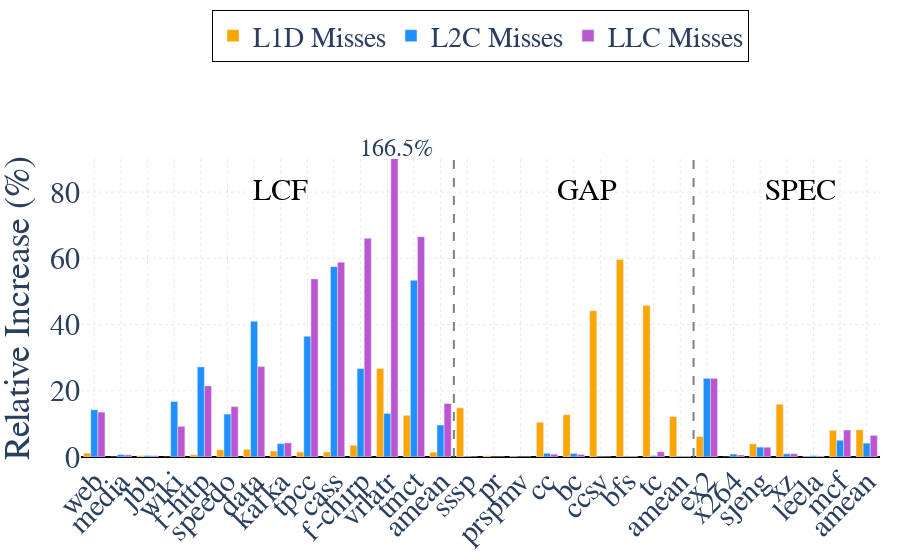

The code cell stored with this chart in its notebook:
### Markdown cell above
### L1D, L2C, LLC Misses

### Code cell
levels = ["L1D", "L2C", "LLC"]
suites = ["lcf", "gaps", "spec"]
misses_diffs_by_level = {level: [] for level in levels}
all_benchmarks = []
suite_labels = []
suite_boundaries = []

x_position = 0

# For each suite, process the data
for suite in suites:
    # Load MPKI data and drop "gmean" from the indices
    mpki = results[f"{suite}_cp_default_df"]["MPKI"]
    benchmarks = list(mpki.index.drop("gmean", errors="ignore"))

    # Sort the benchmarks except 'amean'
    benchmarks_sorted = sorted(benchmarks, key=lambda x: mpki[x], reverse=False)

    # Explicitly move 'amean' to the end
    if "amean" in benchmarks_sorted:
        benchmarks_sorted.remove("amean")
    benchmarks_sorted.append("amean")

    # Label benchmarks, appending the suite prefix
    labeled_benchmarks = [f"{suite.upper()}_{bm}" for bm in benchmarks_sorted]
    all_benchmarks.extend(labeled_benchmarks)

    # For each level, compute misses diffs
    for level in levels:
        cp_misses = results[f"{suite}_cp_default_df"][f"{level}_TOTAL_MISS"]
        wp_misses = results[f"{suite}_wp_default_df"][f"{level}_TOTAL_MISS"]
        diff = ((wp_misses - cp_misses) / cp_misses) * 100
        diff = diff.drop("gmean", errors="ignore")  # Ensure we drop gmean
        misses_diffs_by_level[level].extend(diff[benchmarks_sorted])

    suite_labels.append(
        (
            x_position + len(benchmarks_sorted) / 2,
            suite.upper() if suite != "gaps" else "GAP",
        )
    )
    x_position += len(benchmarks_sorted)
    suite_boundaries.append(x_position - 0.5)

# Plot
fig = go.Figure()

colors = {"L1D": "orange", "L2C": "dodgerblue", "LLC": "mediumorchid"}

for level in levels:
    fig.add_trace(
        go.Bar(
            x=all_benchmarks,
            y=misses_diffs_by_level[level],
            name=f"{level} Misses",
            marker_color=colors[level],
        )
    )

# Suite dividers
for boundary in suite_boundaries[:-1]:
    fig.add_vline(x=boundary, line_width=2, line_dash="dash", line_color="gray")

# Suite labels
for xpos, label in suite_labels:
    fig.add_annotation(
        x=xpos,
        y=0.95,
        text=label,
        showarrow=False,
        xref="x",
        yref="paper",
        font=dict(size=30, color="black"),
    )

all_benchmarks = [
    # LCF
    "web",
    "media",
    "jbb",
    "wiki",
    # "xap",
    "f-http",
    "speedo",
    "data",
    "kafka",
    "tpcc",
    "cass",
    "f-chirp",
    "vrlatr",
    "tmct",
    "LCF_amean",
    # GAP
    "sssp",
    "pr",
    "prspmv",
    "cc",
    "bc",
    "ccsv",
    "bfs",
    "tc",
    "GAPS_amean",
    # SPEC
    "ex2",
    "x264",
    "sjeng",
    "xz",
    "leela",
    "mcf",
    "SPEC_amean",
]

fig.update_layout(
    xaxis=dict(
        tickangle=-45,
        tickmode="array",
        tickvals=list(range(len(all_benchmarks))),
        ticktext=[bm.split("_", 1)[-1] for bm in all_benchmarks],
        showgrid=True,
        gridcolor="lightgray",
        gridwidth=0.5,
        zeroline=True,
        zerolinecolor="black",
        zerolinewidth=2,
        griddash="dot",
    ),
    yaxis=dict(
        title="Relative Increase (%)",
        showgrid=True,
        gridcolor="lightgray",
        gridwidth=0.5,
        zeroline=True,
        zerolinecolor="black",
        zerolinewidth=2,
        griddash="dot",
        range=[0, 90],  # Adjusted range for better visibility
    ),
    barmode="group",
    legend=dict(
        orientation="h",
        # x=0.025,
        # y=0.95,
        # put it at the top center outside the plot
        x=0.5,
        y=1.5,
        xanchor="center",
        yanchor="top",
        bgcolor="rgba(255,255,255,0.8)",
        bordercolor="black",
        borderwidth=1,
        font=dict(size=28),
    ),
    plot_bgcolor="white",
    margin=dict(l=20, r=20, t=10, b=20),
    font=dict(family="Arial, sans-serif", size=small_size),  # Arial is consistent
)

# Add annotation for a specific benchmark if necessary
fig.add_annotation(
    x=11 + 0.33,
    y=90,
    text=f"{misses_diffs_by_level['LLC'][11]:.1f}%",
    showarrow=False,
    font=dict(size=24),
    yshift=10,
)

fig.show()

# Save output
fig.write_html("html/misses_L1D_L2C_LLC.html", include_plotlyjs="cdn")
fig.write_image(
    "pdf/misses_L1D_L2C_LLC.pdf", format="pdf", width=1100, height=400, scale=2
)

### Figure 1 — Plotly figure (JSON) as saved in the notebook; plotly's stock layout.template omitted (floating-point values rounded to 4 significant figures)
{"data": [{"marker": {"color": "orange"}, "name": "L1D Misses", "type": "bar", "x": ["LCF_web-search", "LCF_media-stream", "LCF_specjbb", "LCF_wikipedia", "LCF_finagle-http", "LCF_speedometer2.0", "LCF_data-serving", "LCF_kafka", "LCF_tpcc", "LCF_cassandra", "LCF_finagle-chirper", "LCF_verilator-bolted", "LCF_tomcat", "LCF_amean", "GAPS_sssp", "GAPS_pr", "GAPS_prspmv", "GAPS_cc", "GAPS_bc", "GAPS_ccsv", "GAPS_bfs", "GAPS_tc", "GAPS_amean", "SPEC_548.exchange2", "SPEC_525.x264", "SPEC_531.deepsjeng", "SPEC_557.xz", "SPEC_541.leela", "SPEC_505.mcf", "SPEC_amean"], "y": [1.182, -0.1655, 0.3737, -0.3415, 0.6698, 2.165, 2.261, 1.806, 1.478, 1.504, 3.551, 26.73, 12.57, 1.43, 14.83, 0.3414, 0.1257, 10.48, 12.78, 44.18, 59.67, 45.75, 12.22, 6.146, -0.4493, 3.956, 15.93, 0.1312, 8.034, 8.202]}, {"marker": {"color": "dodgerblue"}, "name": "L2C Misses", "type": "bar", "x": ["LCF_web-search", "LCF_media-stream", "LCF_specjbb", "LCF_wikipedia", "LCF_finagle-http", "LCF_speedometer2.0", "LCF_data-serving", "LCF_kafka", "LCF_tpcc", "LCF_cassandra", "LCF_finagle-chirper", "LCF_verilator-bolted", "LCF_tomcat", "LCF_amean", "GAPS_sssp", "GAPS_pr", "GAPS_prspmv", "GAPS_cc", "GAPS_bc", "GAPS_ccsv", "GAPS_bfs", "GAPS_tc", "GAPS_amean", "SPEC_548.exchange2", "SPEC_525.x264", "SPEC_531.deepsjeng", "SPEC_557.xz", "SPEC_541.leela", "SPEC_505.mcf", "SPEC_amean"], "y": [14.27, 0.7449, 0.4181, 16.75, 27.21, 12.96, 40.99, 4.03, 36.47, 57.5, 26.71, 13.16, 53.35, 9.666, 0.1263, -0.0436, 0.00519, 1.113, 1.065, 0.0253, 0.1485, 0.3999, 0.2346, 23.75, 0.8961, 2.985, 0.9636, 0.4118, 5.05, 4.191]}, {"marker": {"color": "mediumorchid"}, "name": "LLC Misses", "type": "bar", "x": ["LCF_web-search", "LCF_media-stream", "LCF_specjbb", "LCF_wikipedia", "LCF_finagle-http", "LCF_speedometer2.0", "LCF_data-serving", "LCF_kafka", "LCF_tpcc", "LCF_cassandra", "LCF_finagle-chirper", "LCF_verilator-bolted", "LCF_tomcat", "LCF_amean", "GAPS_sssp", "GAPS_pr", "GAPS_prspmv", "GAPS_cc", "GAPS_bc", "GAPS_ccsv", "GAPS_bfs", "GAPS_tc", "GAPS_amean", "SPEC_548.exchange2", "SPEC_525.x264", "SPEC_531.deepsjeng", "SPEC_557.xz", "SPEC_541.leela", "SPEC_505.mcf", "SPEC_amean"], "y": [13.55, 0.6345, 0.3721, 9.248, 21.46, 15.21, 27.32, 4.258, 53.79, 58.83, 66.06, 166.5, 66.53, 16.15, 0.002512, -0.02754, -0.01178, 0.8472, 0.7796, -0.01545, 0.161, 1.597, 0.1767, 23.75, 0.6144, 2.95, 0.9775, 0.2838, 8.147, 6.5]}], "layout": {"annotations": [{"font": {"color": "black", "size": 30}, "showarrow": false, "text": "LCF", "x": 7, "xref": "x", "y": 0.95, "yref": "paper"}, {"font": {"color": "black", "size": 30}, "showarrow": false, "text": "GAP", "x": 18.5, "xref": "x", "y": 0.95, "yref": "paper"}, {"font": {"color": "black", "size": 30}, "showarrow": false, "text": "SPEC", "x": 26.5, "xref": "x", "y": 0.95, "yref": "paper"}, {"font": {"size": 24}, "showarrow": false, "text": "166.5%", "x": 11.33, "y": 90, "yshift": 10}], "barmode": "group", "font": {"family": "Arial, sans-serif", "size": 30}, "legend": {"bgcolor": "rgba(255,255,255,0.8)", "bordercolor": "black", "borderwidth": 1, "font": {"size": 28}, "orientation": "h", "x": 0.5, "xanchor": "center", "y": 1.5, "yanchor": "top"}, "margin": {"b": 20, "l": 20, "r": 20, "t": 10}, "plot_bgcolor": "white", "shapes": [{"line": {"color": "gray", "dash": "dash", "width": 2}, "type": "line", "x0": 13.5, "x1": 13.5, "xref": "x", "y0": 0, "y1": 1, "yref": "y domain"}, {"line": {"color": "gray", "dash": "dash", "width": 2}, "type": "line", "x0": 22.5, "x1": 22.5, "xref": "x", "y0": 0, "y1": 1, "yref": "y domain"}], "xaxis": {"gridcolor": "lightgray", "griddash": "dot", "gridwidth": 0.5, "showgrid": true, "tickangle": -45, "tickmode": "array", "ticktext": ["web", "media", "jbb", "wiki", "f-http", "speedo", "data", "kafka", "tpcc", "cass", "f-chirp", "vrlatr", "tmct", "amean", "sssp", "pr", "prspmv", "cc", "bc", "ccsv", "bfs", "tc", "amean", "ex2", "x264", "sjeng", "xz", "leela", "mcf", "amean"], "tickvals": [0, 1, 2, 3, 4, 5, 6, 7, 8, 9, 10, 11, 12, 13, 14, 15, 16, 17, 18, 19, 20, 21, 22, 23, 24, 25, 26, 27, 28, 29], "zeroline": true, "zerolinecolor": "black", "zerolinewidth": 2}, "yaxis": {"gridcolor": "lightgray", "griddash": "dot", "gridwidth": 0.5, "range": [0, 90], "showgrid": true, "title": {"text": "Relative Increase (%)"}, "zeroline": true, "zerolinecolor": "black", "zerolinewidth": 2}}}
